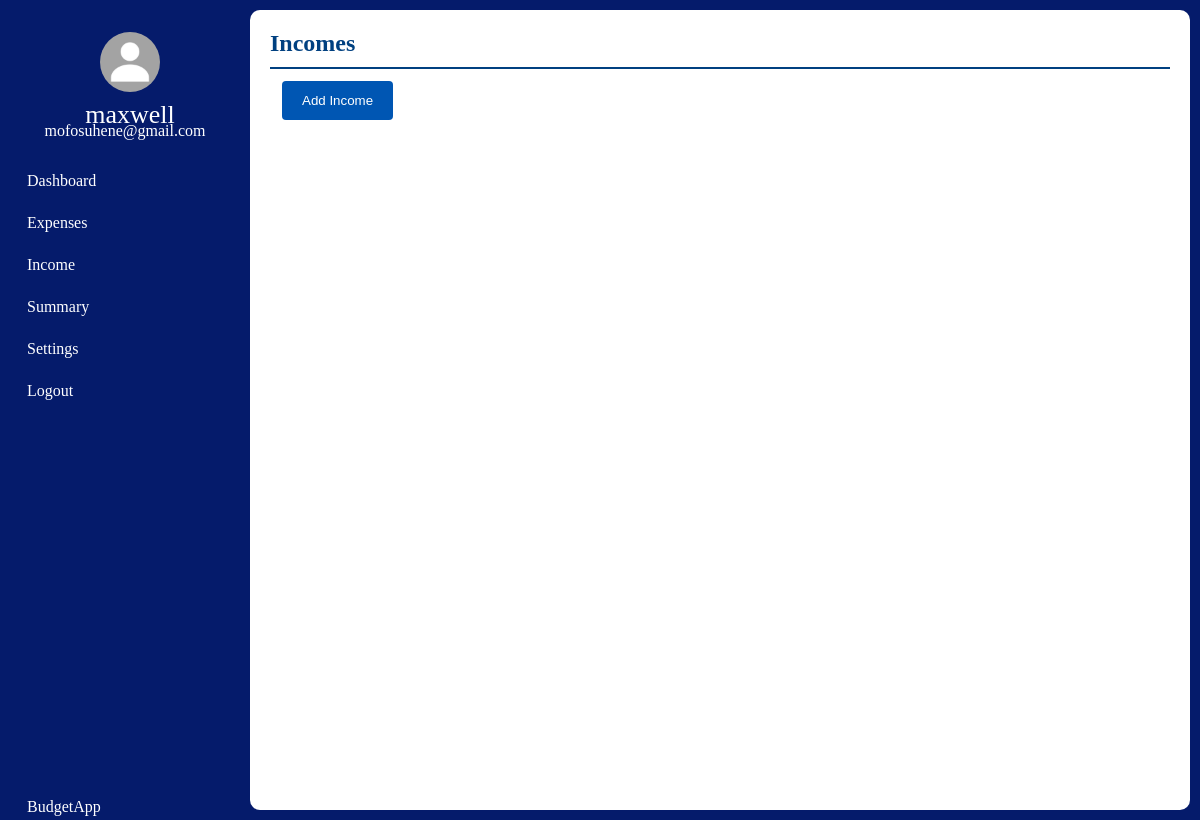
The page /income/1 on the database as committed earlier.
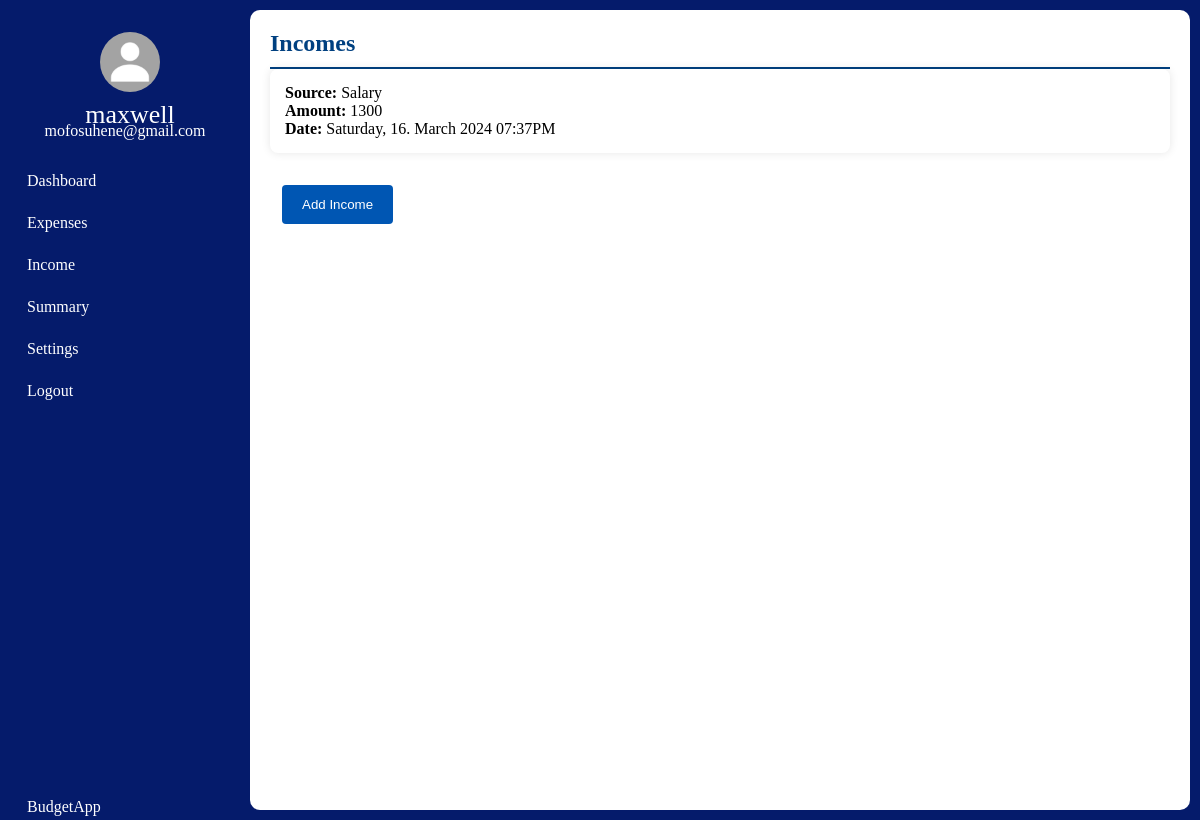
The same page on the database as committed later.
### tables this page shows
CREATE TABLE Incomes(
                id INTEGER PRIMARY KEY AUTOINCREMENT,
                Source TEXT NOT NULL,
                Income INTEGER NOT NULL,
                Date TEXT NOT NULL,
                MonthAndYear TEXT NOT NULL,
                Percent INTEGER NOT NULL,
                Color TEXT NOT NULL,
                User_id INTEGER NOT NULL,
                FOREIGN KEY (User_id) REFERENCES User (id)
                );

### app.py (the view)
@app.get("/income/<int:id>")
def income(id):
    db_connection = get_db()
    cursor = db_connection.cursor()
    cursor.execute("SELECT User_First_Name, User_Last_Name, User_Email FROM User WHERE id = ?", (id,))
    user_data = cursor.fetchone()
    first_name = user_data[0]
    user_email = user_data[2]
    entries = cursor.execute("SELECT User_First_Name,User_Email,Source, Income, Date FROM Incomes JOIN User on Incomes.User_id == User.id WHERE User_id = ?", (id,))
    return render_template("income.html", id=id, entries=entries, first_name=first_name, user_email=user_email)

### app.py (called while the page is built)
def get_db():
    connection = sqlite3.connect(DATABASE)
    return connection

### templates/income.html (shortened to what this page needs)
<!DOCTYPE html>
<html lang="en">
<head>
    <link rel="stylesheet" href="{{ url_for('static', filename='css/expenses_style.css') }}">
</head>
<body>
  <nav class="nav-bar">
    <ul>
        <li>
            <a href="#" class="logo">
                <div class="user-profile">
                    <img src="{{ url_for('static', filename='images/MyPassportPicture.jpg') }}" alt=""/>
                    <span class="nav-item">
                    {{ first_name }}<br>
                    </span>
                    <span class="email">{{ user_email }}</span>
                </div>
            </a>
        </li>
        <li>
            <a href="/dashboard/{{id}}">
                <span class="nav-item menu">
                    Dashboard
                </span>
            </a>
        </li>
        <li>
            <a href="/expenses/{{id}}">
                <span class="nav-item menu">
                    Expenses
                </span>
            </a>
        </li>
        <li>
            <a href="/income/{{id}}">
                <span class="nav-item active">
                    Income
                </span>
            </a>
        </li>
        <li>
            <a href="/summary/{{id}}">
                <span class="nav-item menu">
                    Summary
                </span>
            </a>
        </li>
        <li>
            <a href="/settings/{{id}}">
                <span class="nav-item menu">
                    Settings
                </span>
            </a>
        </li>
        <li>
            <a href="{{ url_for('logout') }}">
                <span class="nav-item menu">
                    Logout
                </span>
            </a>
        </li>
        <li>
            <a href="/dashboard" class="applogo">
                <span class="nav-item">
                    BudgetApp
                </span>
            </a>
        </li>
    </ul>
</nav>
<section>
  <div class="white" id="add__section">
    <div class="title">
        <h2>Incomes</h2>
    </div>
    <ul>
      {% for entry in entries %}
      <li id="entries">
        <strong>Source: </strong>{{ entry[2] }} <br>
        <strong>Amount: </strong>{{ entry[3] }} <br>
        <strong>Date: </strong>{{ entry[4] }}</li>
        {% endfor %}
      </ul>
      <a href="/addincome/{{id}}">
        <div class="button-container">
          <button type="submit" class="custom-button">Add Income</button>
        </div>
      </a>
    </div>
    </section>
</body>
</html>

Rows that differ between the two databases and show on the page:
added Incomes: Source "Salary", Income "1300", Date "Saturday, 16. March 2024 07:37PM"
